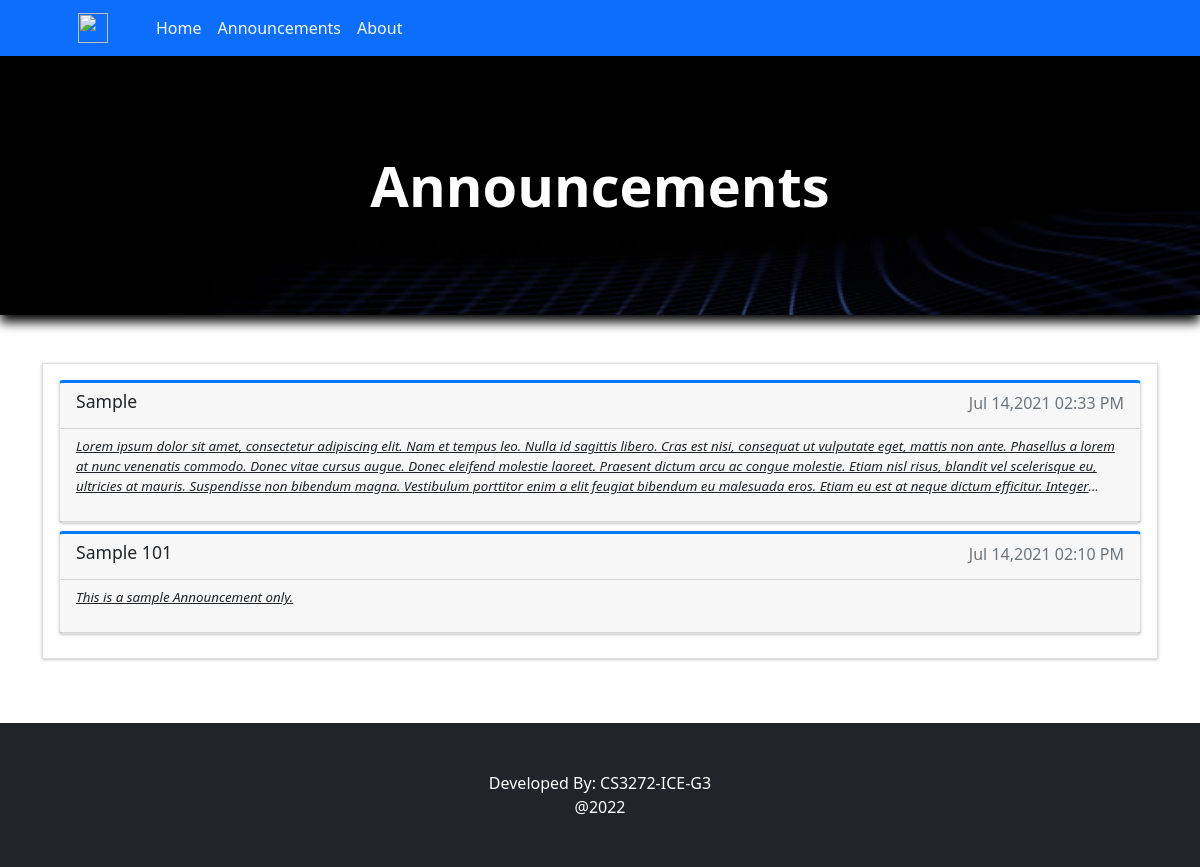
The app's page /?p=announcements with its own data.
### tables this page shows
CREATE TABLE `announcements` (
  `id` int(30) NOT NULL,
  `title` text NOT NULL,
  `announcement` text NOT NULL,
  `date_created` datetime NOT NULL DEFAULT current_timestamp(),
  `date_updated` datetime DEFAULT NULL ON UPDATE current_timestamp()
);

### announcements.php (the view, shortened to what this page needs)
 <header class="bg-dark py-5" id="main-header">
    <div class="container px-4 px-lg-5 my-5">
        <div class="text-center text-white">
            <h1 class="display-4 fw-bolder">Announcements</h1>
        </div>
    </div>
</header>
<section class="py-5">
    <div class="container">
        <div class="card rounded-0">
            <div class="card-body">
               <?php
               $qry = $conn->query("SELECT * FROM `announcements` order by unix_timestamp(date_created) desc");
               while($row = $qry->fetch_assoc()):
                    $row['announcement'] = strip_tags(stripslashes(html_entity_decode($row['announcement'])))
                ?>
                <a class="card text-dark card-outline card-primary mb-2 view_data" href="javascript:void(0)" data-id='<?php echo $row['id'] ?>' data-title='<?php echo $row['title'] ?>' >
                    <div class="card-header">
                        <h5 class="card-title"><?php echo $row['title'] ?></h5>
                        <span class="float-right text-muted"><?php echo date("M d,Y h:i A",strtotime($row['date_created'])) ?></span>
                    </div>
                    <div class="card-header">
                        <p class="truncate"><?php echo $row['announcement'] ?></p>
                    </div>
                </a>
                <?php endwhile; ?>
            </div>
        </div>
    </div>
</section>

### records on screen
announcements: title "Sample", date_created "Jul 14,2021 02:33 PM", announcement "Lorem ipsum dolor sit amet, consectetur adipiscing elit. Nam et tempus leo. Nulla id sagittis libero. Cras est nisi, consequat ut vulputate eget, mattis non ante. Phasellus a lorem at nunc venenatis commodo. Donec vitae cursus augue. Donec eleifend molestie laoreet. Praesent dictum arcu ac congue molestie. Etiam nisl risus, blandit vel scelerisque eu, ultricies at mauris. Suspendisse non bibendum magna. Vestibulum porttitor enim a elit feugiat bibendum eu malesuada eros. Etiam eu est at neque dictum efficitur.…"
announcements: title "Sample 101", date_created "Jul 14,2021 02:10 PM", announcement "This is a sample Announcement only."
